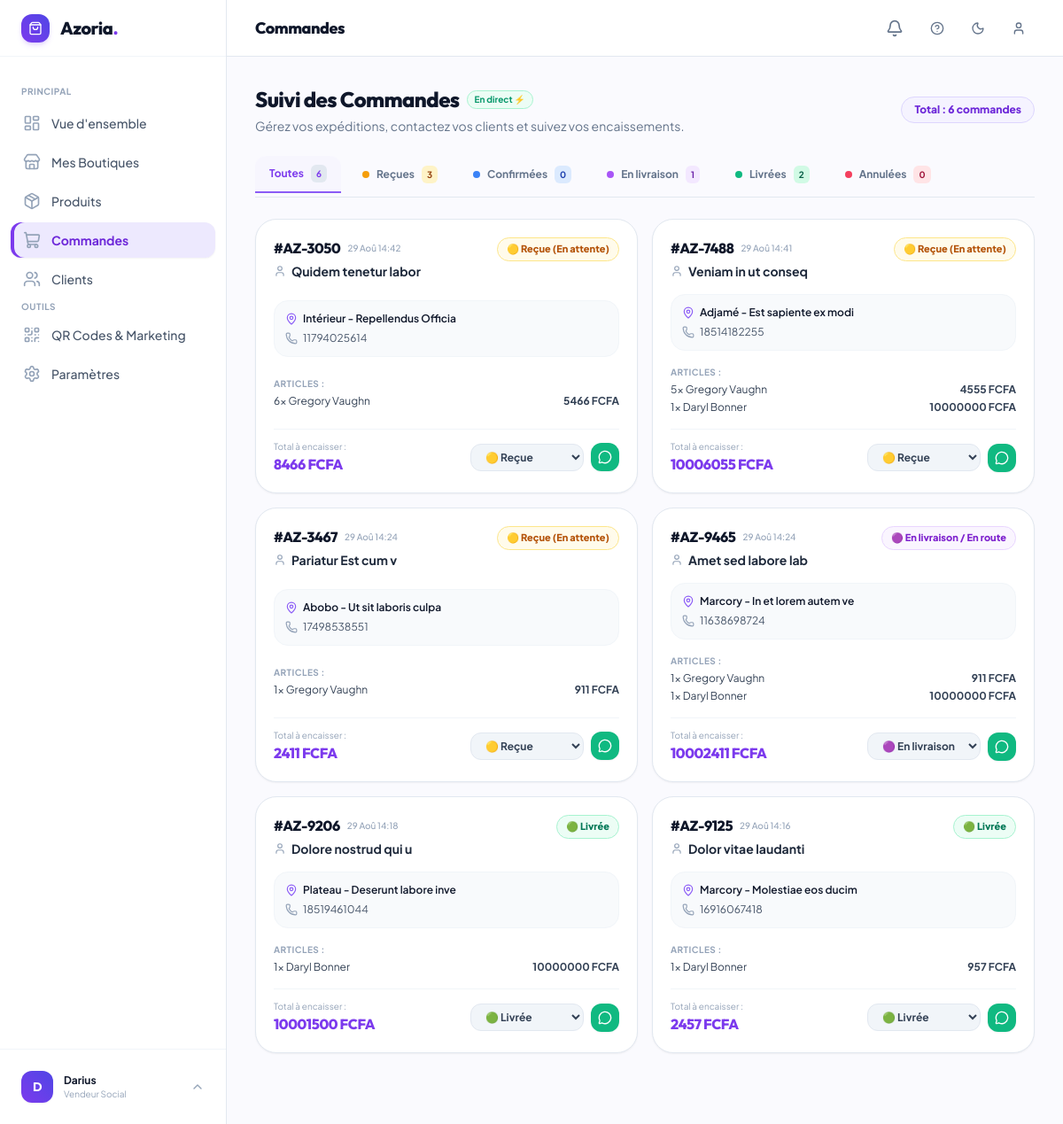
Page /boutique/commandes/ (signed in) on the earlier database version.
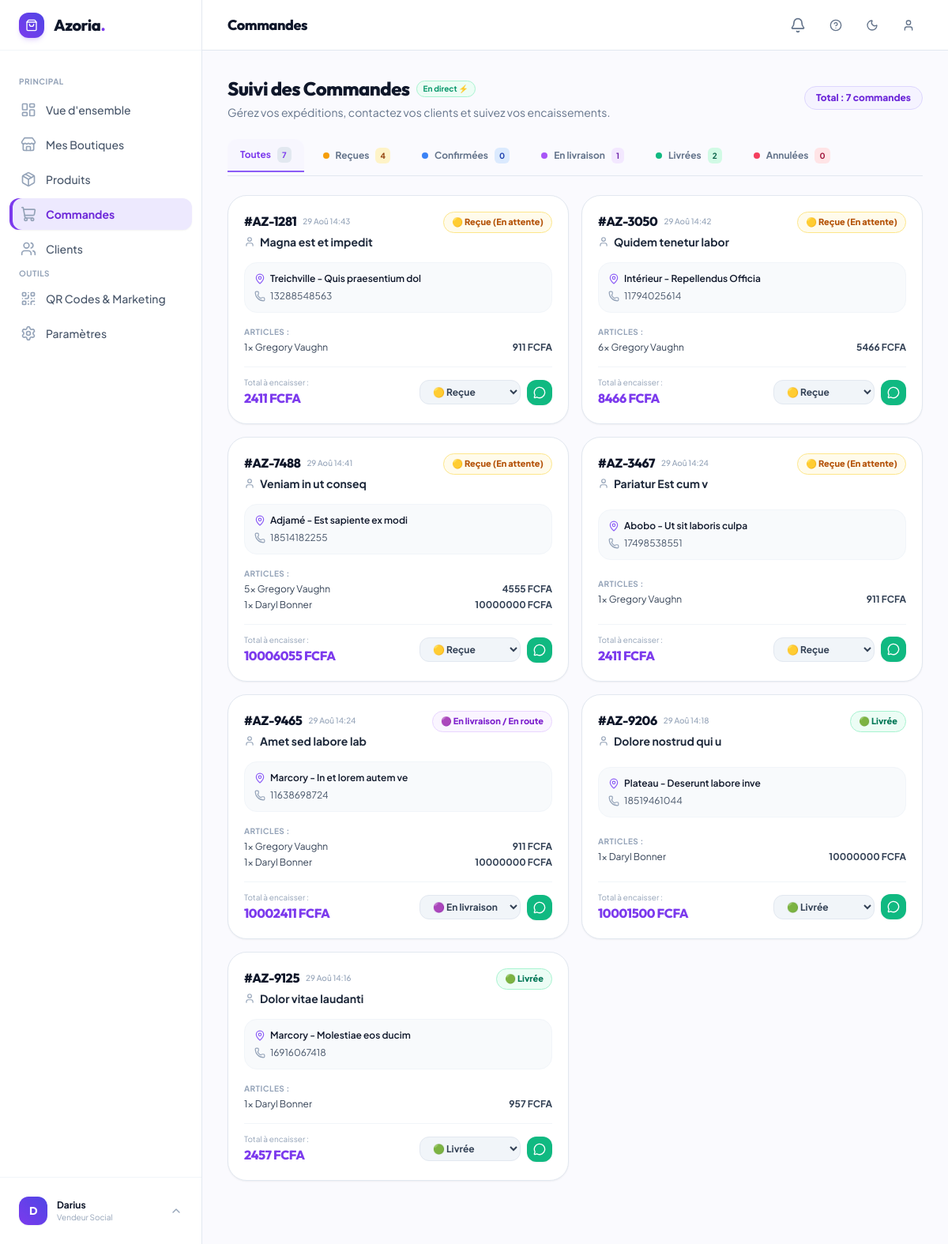
Same page on the later database version.
### apps/shop/models.py (models this page shows, shortened)
class Order(models.Model):
    STATUS_CHOICES = [
        ('pending', '🟡 Reçue (En attente)'),
        ('confirmed', '🔵 Confirmée'),
        ('shipped', '🟣 En livraison / En route'),
        ('delivered', '🟢 Livrée'),
        ('cancelled', '🔴 Annulée'),
    ]
    PAYMENT_CHOICES = [
        ('livraison', 'Paiement à la livraison (Cash)'),
        ('wave', 'Wave'),
        ('orange_money', 'Orange Money'),
        ('mtn', 'MTN Mobile Money'),
        ('moov', 'Moov Money'),
    ]
    uuid = models.UUIDField(default=uuid.uuid4, editable=False, unique=True)
    order_number = models.CharField(max_length=30, unique=True, editable=False, verbose_name=_("Numéro de commande"))
    shop = models.ForeignKey(Shop, on_delete=models.CASCADE, related_name='orders', verbose_name=_("Boutique"))
    customer_name = models.CharField(max_length=120, verbose_name=_("Nom du client"))
    customer_phone = models.CharField(max_length=30, verbose_name=_("Téléphone WhatsApp"))
    customer_city = models.CharField(max_length=80, verbose_name=_("Commune / Ville"))
    customer_address = models.CharField(max_length=255, verbose_name=_("Précision adresse / Carrefour / Repère"))
    notes = models.TextField(blank=True, verbose_name=_("Instructions spéciales"))
    subtotal = models.DecimalField(max_digits=12, decimal_places=2, default=0.00, verbose_name=_("Sous-total (FCFA)"))
    delivery_fee = models.DecimalField(max_digits=10, decimal_places=2, default=0.00, verbose_name=_("Frais de livraison (FCFA)"))
    total_amount = models.DecimalField(max_digits=12, decimal_places=2, default=0.00, verbose_name=_("Total TTC (FCFA)"))
    status = models.CharField(max_length=20, choices=STATUS_CHOICES, default='pending', verbose_name=_("Statut"))
    payment_method = models.CharField(max_length=30, choices=PAYMENT_CHOICES, default='livraison', verbose_name=_("Mode de paiement"))
    created_at = models.DateTimeField(auto_now_add=True, verbose_name=_("Date de commande"))
    updated_at = models.DateTimeField(auto_now=True, verbose_name=_("Dernière mise à jour"))
    class Meta:
        verbose_name = _("Commande")
        verbose_name_plural = _("Commandes")
        ordering = ['-created_at']

class OrderItem(models.Model):
    order = models.ForeignKey(Order, on_delete=models.CASCADE, related_name='items', verbose_name=_("Commande"))
    product = models.ForeignKey(ShopProduct, on_delete=models.SET_NULL, null=True, blank=True, related_name='order_items', verbose_name=_("Produit"))
    product_name = models.CharField(max_length=150, verbose_name=_("Nom du produit au moment de l'achat"))
    unit_price = models.DecimalField(max_digits=10, decimal_places=2, verbose_name=_("Prix unitaire (FCFA)"))
    quantity = models.PositiveIntegerField(default=1, verbose_name=_("Quantité"))
    total_price = models.DecimalField(max_digits=12, decimal_places=2, verbose_name=_("Total ligne (FCFA)"))
    class Meta:
        verbose_name = _("Article de commande")
        verbose_name_plural = _("Articles de commande")

### apps/shop/views.py (the view)
# urls.py: path('commandes/', views.order_list, name='order_list'),
@login_required
def order_list(request):
    shop = Shop.objects.filter(owner=request.user).first()
    if not shop:
        messages.warning(request, "Veuillez d'abord créer une boutique.")
        return redirect('core:dashboard')
    status_filter = request.GET.get('status', '')
    all_orders = Order.objects.filter(shop=shop)
    all_count = all_orders.count()
    pending_count = all_orders.filter(status='pending').count()
    confirmed_count = all_orders.filter(status='confirmed').count()
    shipped_count = all_orders.filter(status='shipped').count()
    delivered_count = all_orders.filter(status='delivered').count()
    cancelled_count = all_orders.filter(status='cancelled').count()
    if status_filter:
        orders = all_orders.filter(status=status_filter)
    else:
        orders = all_orders
    return render(request, 'shop/order_list.html', {
        'shop': shop,
        'orders': orders,
        'status_filter': status_filter,
        'all_count': all_count,
        'pending_count': pending_count,
        'confirmed_count': confirmed_count,
        'shipped_count': shipped_count,
        'delivered_count': delivered_count,
        'cancelled_count': cancelled_count,
    })

### templates/shop/order_list.html (shortened to what the changed rows need)
{% extends 'core/base_dashboard.html' %}
{% block header_title %}Commandes{% endblock %}
{% block content %}
<div class="max-w-6xl mx-auto pb-12 space-y-6"
     id="orders-live-container"
     hx-get="{% url 'shop:order_list' %}{% if status_filter %}?status={{ status_filter }}{% endif %}"
     hx-trigger="every 10s"
     hx-select="#orders-live-container"
     hx-target="#orders-live-container"
     hx-swap="outerHTML"
     x-data="{ currentTab: '{{ status_filter|default:'all' }}' }">
    <div class="flex flex-col sm:flex-row sm:items-center justify-between gap-4">
        <div>
            <div class="flex items-center gap-2">
                <h1 class="font-heading text-2xl font-extrabold text-slate-900 dark:text-white tracking-tight">Suivi des Commandes</h1>
            </div>
        </div>
        <div class="flex items-center gap-2">
            <span class="px-3.5 py-1.5 rounded-full bg-brand-50 dark:bg-slate-800 border border-brand-200 dark:border-slate-700 text-brand-700 dark:text-brand-400 font-extrabold text-xs">
                Total : {{ orders.count }} commande{{ orders.count|pluralize }}
            </span>
        </div>
    </div>
    <div class="flex items-center gap-2 overflow-x-auto pb-1 no-scrollbar border-b border-slate-200 dark:border-slate-700">
        <a href="{% url 'shop:order_list' %}"
           class="px-4 py-2.5 rounded-t-xl text-xs font-bold whitespace-nowrap transition-colors flex items-center gap-2 {% if not status_filter %}border-b-2 border-brand-500 text-brand-600 dark:text-brand-400 bg-brand-50/50 dark:bg-slate-800{% else %}text-slate-500 hover:text-slate-900 dark:hover:text-white{% endif %}">
            <span>Toutes</span>
            <span class="px-1.5 py-0.5 rounded-md bg-slate-200 dark:bg-slate-700 text-[10px]">{{ all_count }}</span>
        </a>
        <a href="{% url 'shop:order_list' %}?status=pending"
           class="px-4 py-2.5 rounded-t-xl text-xs font-bold whitespace-nowrap transition-colors flex items-center gap-2 {% if status_filter == 'pending' %}border-b-2 border-amber-500 text-amber-600 bg-amber-50/50 dark:bg-slate-800{% else %}text-slate-500 hover:text-slate-900 dark:hover:text-white{% endif %}">
            <span class="w-2 h-2 rounded-full bg-amber-500"></span>
            <span>Reçues</span>
            <span class="px-1.5 py-0.5 rounded-md bg-amber-100 text-amber-800 text-[10px]">{{ pending_count }}</span>
        </a>
    </div>
    {% if orders %}
    <div class="grid grid-cols-1 md:grid-cols-2 gap-4">
        {% for order in orders %}
        {% include 'shop/partials/order_card.html' %}
        {% endfor %}
    </div>
    {% endif %}
</div>
{% endblock %}

### templates/shop/partials/order_card.html (shortened to what the changed rows need)
<div class="bg-white dark:bg-slate-800 rounded-3xl p-5 border border-slate-200 dark:border-slate-700 shadow-sm hover:shadow-md transition-all flex flex-col justify-between space-y-4 relative" id="order-card-{{ order.uuid }}">
    <div class="flex items-start justify-between gap-3">
        <div>
            <div class="flex items-center gap-2">
                <span class="font-heading font-extrabold text-base text-slate-900 dark:text-white">{{ order.order_number }}</span>
                <span class="text-[10px] text-slate-400 font-medium">{{ order.created_at|date:"d M H:i" }}</span>
            </div>
            <div class="font-bold text-sm text-slate-800 dark:text-slate-200 mt-1 flex items-center gap-1.5">
                <i data-lucide="user" class="w-3.5 h-3.5 text-slate-400"></i>
                <span>{{ order.customer_name }}</span>
            </div>
        </div>
        <span class="px-2.5 py-1 rounded-full text-[11px] font-extrabold
            {% if order.status == 'pending' %}bg-amber-50 text-amber-700 border border-amber-200
            {% elif order.status == 'confirmed' %}bg-blue-50 text-blue-700 border border-blue-200
            {% elif order.status == 'shipped' %}bg-purple-50 text-purple-700 border border-purple-200
            {% elif order.status == 'delivered' %}bg-emerald-50 text-emerald-700 border border-emerald-200
            {% else %}bg-rose-50 text-rose-700 border border-rose-200{% endif %}">
            {{ order.get_status_display }}
        </span>
    </div>
    <div class="p-3 rounded-2xl bg-slate-50 dark:bg-slate-900/50 border border-slate-100 dark:border-slate-700/60 text-xs space-y-1.5 text-slate-600 dark:text-slate-300">
        <div class="flex items-center gap-1.5 font-semibold text-slate-900 dark:text-white">
            <i data-lucide="map-pin" class="w-3.5 h-3.5 text-brand-500 shrink-0"></i>
            <span>{{ order.customer_city }} - {{ order.customer_address }}</span>
        </div>
        <div class="flex items-center gap-1.5">
            <i data-lucide="phone" class="w-3.5 h-3.5 text-slate-400 shrink-0"></i>
            <span>{{ order.customer_phone }}</span>
        </div>
    </div>
    <div class="space-y-1 text-xs">
        <p class="text-[10px] font-bold uppercase tracking-wider text-slate-400">Articles :</p>
        {% for item in order.items.all %}
        <div class="flex justify-between text-slate-700 dark:text-slate-300">
            <span>{{ item.quantity }}x {{ item.product_name }}</span>
            <span class="font-bold">{{ item.total_price|floatformat:0 }} FCFA</span>
        </div>
        {% endfor %}
    </div>
    <div class="pt-3 border-t border-slate-100 dark:border-slate-700 flex flex-col sm:flex-row items-center justify-between gap-3">
        <div>
            <div class="text-[10px] text-slate-400">Total à encaisser :</div>
            <div class="font-heading font-extrabold text-base text-brand-600 dark:text-brand-400">{{ order.total_amount|floatformat:0 }} FCFA</div>
        </div>
        <div class="flex items-center gap-2 w-full sm:w-auto">
            <select hx-post="{% url 'shop:order_status_update' order.uuid %}"
                    hx-target="#order-card-{{ order.uuid }}"
                    hx-swap="outerHTML"
                    hx-headers='{"X-CSRFToken": "{{ csrf_token }}"}'
                    name="status"
                    class="px-3 py-1.5 rounded-xl text-xs font-bold bg-slate-100 dark:bg-slate-700 text-slate-700 dark:text-slate-200 border border-slate-200 dark:border-slate-600 outline-none">
                <option value="pending" {% if order.status == 'pending' %}selected{% endif %}>🟡 Reçue</option>
                <option value="shipped" {% if order.status == 'shipped' %}selected{% endif %}>🟣 En livraison</option>
                <option value="delivered" {% if order.status == 'delivered' %}selected{% endif %}>🟢 Livrée</option>
            </select>
            <a href="https://wa.me/{{ order.customer_phone|cut:' '|cut:'+' }}?text=Bonjour%20{{ order.customer_name|urlencode }},%20je%20suis%20le%20vendeur%20de%20la%20boutique%20{{ shop.name|urlencode }}.%20Je%20vous%20contacte%20concernant%20votre%20commande%20{{ order.order_number }}."
               target="_blank"
               class="p-2 rounded-xl bg-emerald-500 hover:bg-emerald-600 text-white shadow-sm transition-colors"
               title="Écrire au client sur WhatsApp">
                <i data-lucide="message-circle" class="w-4 h-4"></i>
            </a>
        </div>
    </div>
</div>

Differences in the rows shown:
added Order: order_number "#AZ-1281", created_at "29 Aoû 14:43", customer_name "Magna est et impedit", status "🟡 Reçue (En attente)", customer_city "Treichville", customer_address "Quis praesentium dol", customer_phone "13288548563", total_amount "2411", status "🟡 Reçue"
added OrderItem: quantity "1", product_name "Gregory Vaughn", total_price "911", shown under "#AZ-1281"
Other differences:
{{ orders.count }}: "6" → "7"
{{ all_count }}: "6" → "7"
{{ pending_count }}: "3" → "4"
